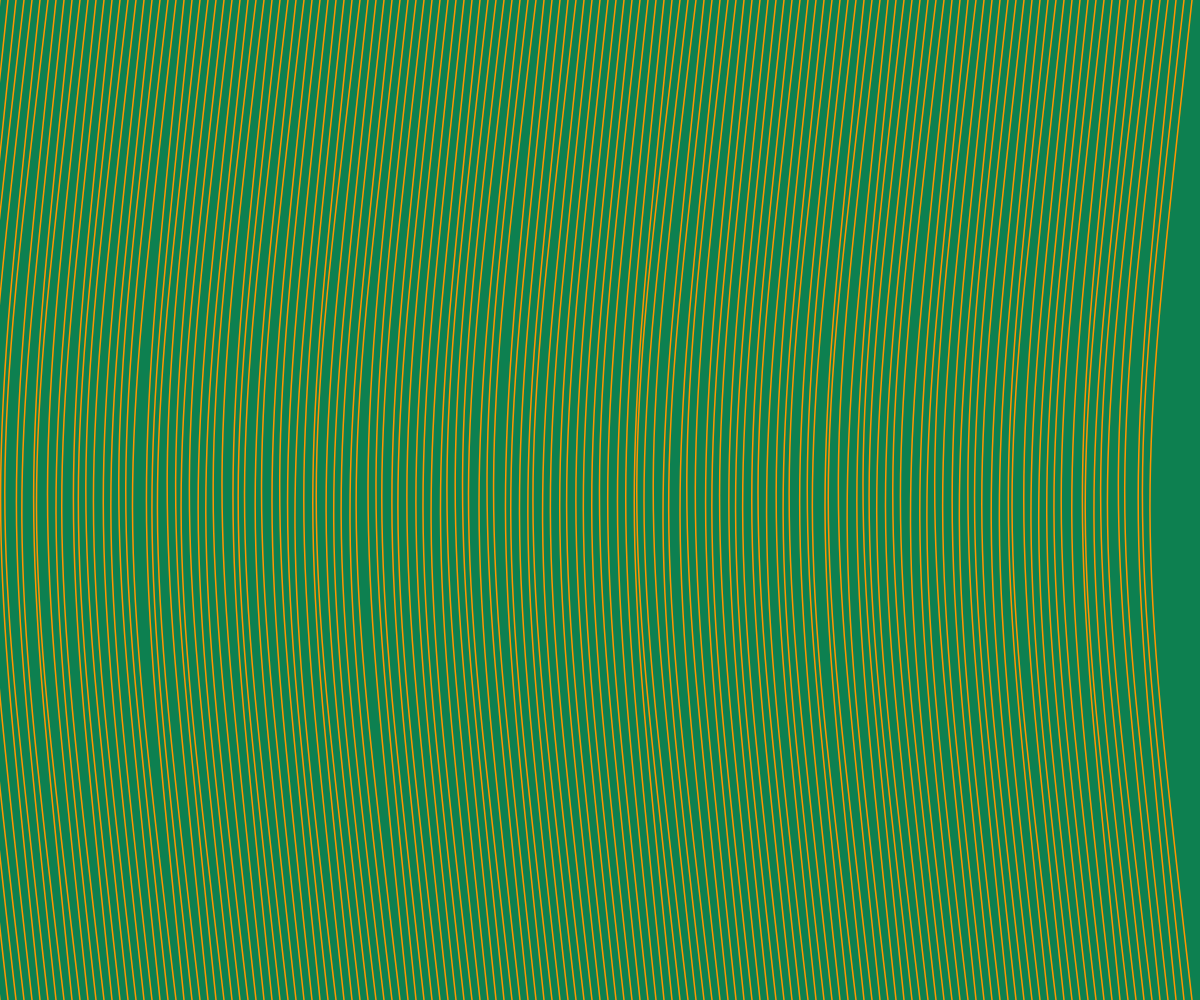
Frame 1 (no input)
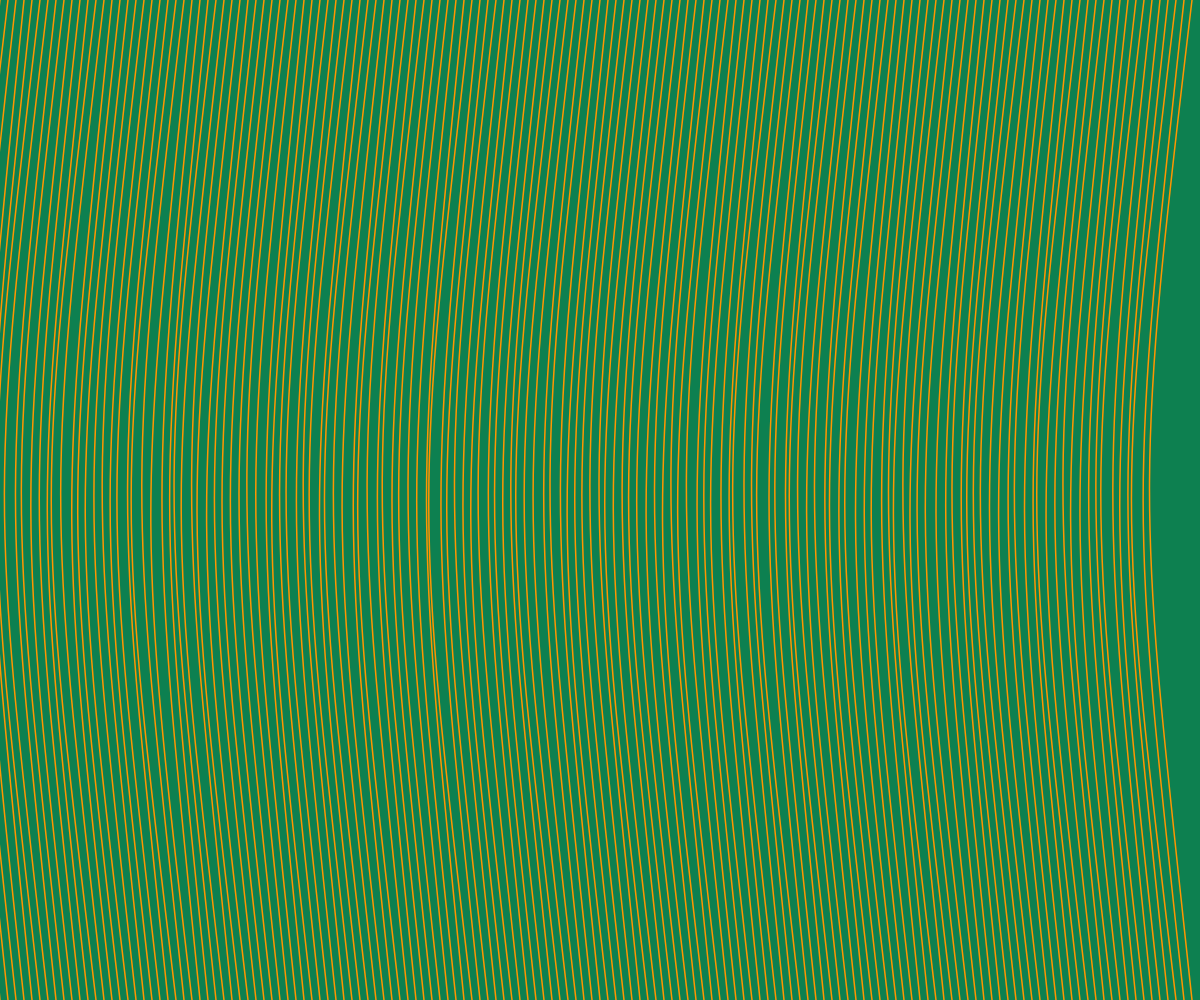
Frame 2 (the mouse pressed at the canvas centre, redrawn once)

The p5.js sketch that drew these frames (run headless with seeded random() and noise() and a simulated clock; the mouse was pressed at the canvas centre and the sketch redrawn once):

// p5.js sketch
// ── sketch.js
function setup() {
  createCanvas(windowWidth, windowHeight);
  noLoop();
  strokeWeight(1.5);
  colorMode(HSB, 360, 100, 100);
}

function draw() {
  background(155, 90, 50);
  noFill();
  var h = map(mouseX, 0, width, 0, 360);
  stroke(35, 100, 100);
  for (var x=0; x<width; x+=8) {
    bezier(x, 0, 
           x+random(10)-60, height/2, 
           x+random(10)-60, height/2, 
           x, height);
  }
}
